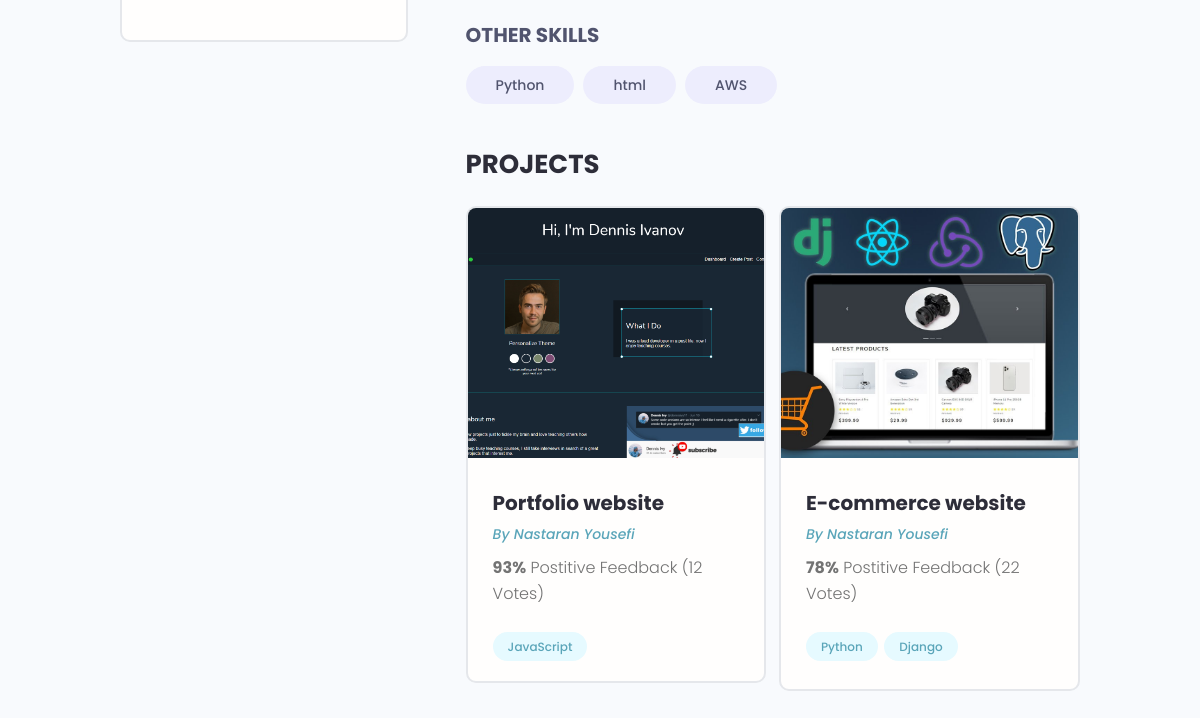
The page /profile/dc02f5b6-4700-404a-b254-b7c55266c4cd/ (lower part) on the database as committed earlier.
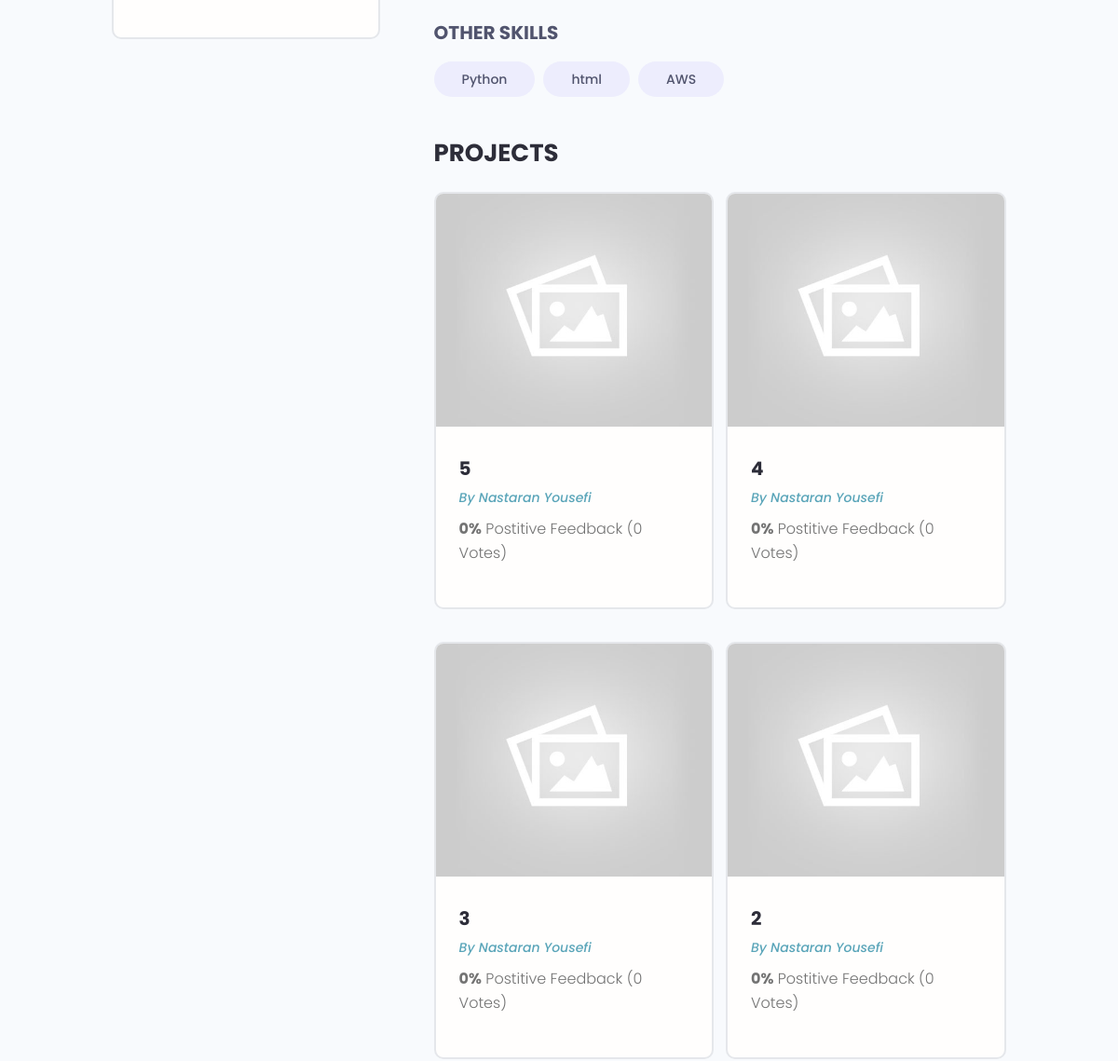
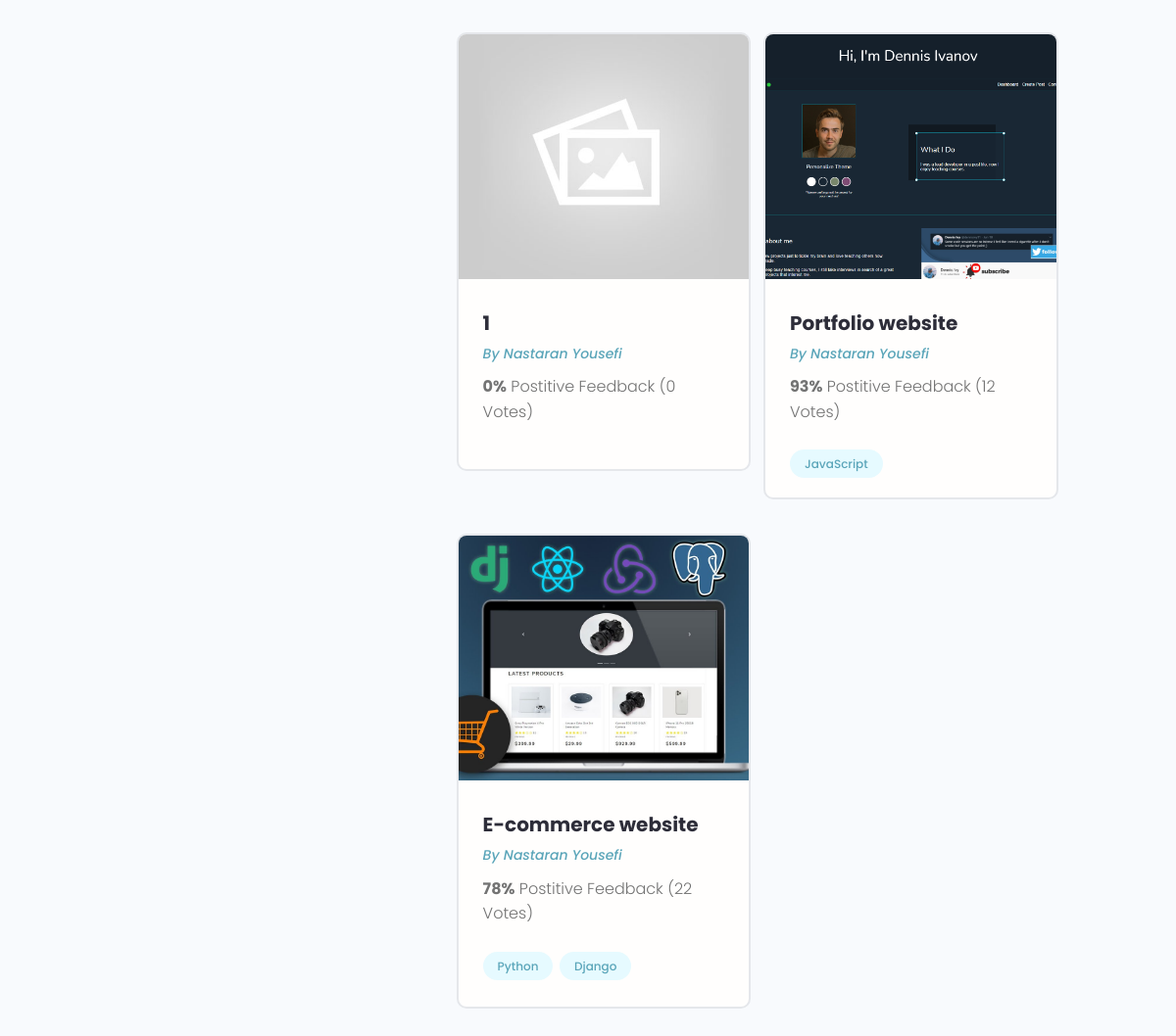
The same page on the database as committed later (2 pictures, top to bottom).
### users/models.py (models this page shows, shortened)
class Skill(models.Model):
    owner = models.ForeignKey(Profile, on_delete=models.CASCADE)
    name = models.CharField(max_length=200, blank=True, null=True)
    description = models.TextField(null=True, blank=True)
    created = models.DateTimeField(auto_now_add=True)
    id = models.UUIDField(default=uuid.uuid4, unique=True, editable=False, primary_key=True)

class Profile(models.Model):
    user = models.OneToOneField(User, on_delete=models.CASCADE, null=True, blank=True)
    name = models.CharField(max_length=250, null=True, blank=True)
    username = models.CharField(max_length=250, null=True, blank=True)
    email = models.EmailField(max_length=500, blank=True, null=True)
    short_intro = models.CharField(max_length=200, blank=True, null=True)
    bio = models.TextField(blank=True, null=True)
    location = models.CharField(max_length=200, blank=True, null=True)
    profile_image = models.ImageField(blank=True, null=True, upload_to='profiles/',
                         default='profiles/user-default.png')
    social_github = models.CharField(max_length=500, blank=True, null=True)
    social_linkedin = models.CharField(max_length=500, blank=True, null=True)
    social_website = models.CharField(max_length=500, blank=True, null=True)
    social_twitter = models.CharField(max_length=500, blank=True, null=True)
    created = models.DateTimeField(auto_now_add=True)
    id = models.UUIDField(default=uuid.uuid4, unique=True, editable=False, primary_key=True)

### projects/models.py (models this page shows, shortened)
class Project(models.Model):
    owner = models.ForeignKey(Profile, on_delete=models.SET_NULL, null=True, blank=True)
    title = models.CharField(max_length=200)
    description = models.TextField(null=True, blank=True)
    featured_image = models.ImageField(null=True, blank=True, default='project_cover/default.jpg', upload_to='project_cover/')
    demo_link = models.CharField(max_length=2000, null=True, blank=True)
    source_code = models.CharField(max_length=2000, null=True, blank=True)
    tags = models.ManyToManyField('Tag', blank=True)
    vote_total = models.IntegerField(default=0, null=True, blank=True)
    vote_ratio = models.IntegerField(default=0, null=True, blank=True)
    created = models.DateTimeField(auto_now_add=True)
    id = models.UUIDField(default=uuid.uuid4, unique=True, editable=False, primary_key=True)
    class Meta:
        ordering = ['-created']

class Tag(models.Model):
    name = models.CharField(max_length=100)
    created = models.DateTimeField(auto_now_add=True)
    id = models.UUIDField(default=uuid.uuid4, unique=True, editable=False, primary_key=True)
    def __str__(self):
        return self.name

### users/views.py (the view)
# urls.py: path('profile/<str:pk>/', views.user_profile, name='user-profile'),
def user_profile(request, pk):
    profile = get_object_or_404(Profile, pk=pk)
    top_skills = profile.skill_set.exclude(description__exact="")
    other_skills = profile.skill_set.filter(description="")
    projects = Project.objects.filter(owner=profile)
    context = {
        'profile' : profile,
        'top_skills' : top_skills,
        'other_skills' : other_skills,
        'projects' : projects,
    }
    return render(request, 'users/user-profile.html', context)

### users/templates/users/user-profile.html (shortened to what this page needs)
{% extends 'main.html' %}
{% block content %}
<main class="profile my-md">
    <div class="container">
      <div class="layout">
        <div class="column column--1of3">
          <div class="card text-center">
            <div class="card__body dev">
            </div>
          </div>
        </div>
        <div class="column column--2of3">
          <div class="devInfo">
            <div class="devInfo__skills">
              <h3 class="devInfo__subtitle">Other Skills</h3>
              <div class="devInfo__otherSkills">
                  {% for skill in other_skills %}
                    <span class="tag tag--pill tag--sub tag--lg">
                      <small>{{ skill.name }}</small>
                    </span>
                  {% endfor %}
              </div>
            </div>
          </div>
          <div class="devInfo">
            <h3 class="devInfo__title">Projects</h3>
            <div class="grid grid--two">
                {% for project in projects %}
                  <div class="column">
                    <div class="card project">
                      <a href="{% url 'project' project.pk %}" class="project">
                        <img class="project__thumbnail" src="{{ project.featured_image.url }}" alt="project thumbnail" />
                        <div class="card__body">
                          <h3 class="project__title">{{ project.title}}</h3>
                          <p><a class="project__author" href="{% url 'user-profile' profile.pk %}">By {{ project.owner.name|title}}</a></p>
                          <p class="project--rating">
                            <span style="font-weight: bold;">{{ project.vote_ratio }}%</span> Postitive
                            Feedback ({{ project.vote_total }} Vote{{ project.vote_total|pluralize:'s' }})
                          </p>
                          <div class="project__tags">
                              {% for tag in project.tags.all %}
                                <span class="tag tag--pill tag--main">
                                  <small>{{ tag }}</small>
                                </span>
                                {% endfor %}
                          </div>
                        </div>
                      </a>
                    </div>
                  </div>
                {% endfor %}
            </div>
          </div>
        </div>
      </div>
    </div>
  </main>
{% endblock %}

### templates/main.html (shortened to what this page needs)
<!doctype html>
{% load static %}
<html lang="en">
<head>
  <link rel="stylesheet" href="https://cdn.iconmonstr.com/1.3.0/css/iconmonstr-iconic-font.min.css" />
  <link rel="stylesheet" href="{% static 'uikit/styles/uikit.css' %}" />
  <link rel="stylesheet" href="{% static 'styles/app.css' %}" />
</head>
<body>
{% block content %}
{% endblock %}
</body>
</html>

### templates/navbar.html (shortened to what this page needs)
{% load static %}

### static/styles/app.css (style rules this page uses)
:root { --color-sub: #2d2d39; }
.card { border: 2px solid var(--color-light); }
img { width: 100%; }
.profile .card > .dev { padding: 4rem; }
.devInfo { margin-bottom: 3rem; }
.devInfo__title, .devInfo__subtitle { font-size: 2.6rem; color: var(--color-sub); text-transform: uppercase; font-weight: 700; margin-bottom: 1.5rem; }
.devInfo__subtitle { font-size: 2rem; color: var(--color-sub-light); }
.project__author { font-size: 1.4rem; font-style: italic; }
.project--rating { margin-bottom: 1.6em; margin-top: .5em; }
.project__thumbnail { height: 25rem; object-fit: cover; object-position: top center; }
.project__title { font-size: 2rem; font-weight: 700; color: var(--color-sub); }

### static/uikit/styles/modules/_variables.css (style rules this page uses)
:root { --color-main: #5aa5b9; --color-main-light: #e6faff; --color-sub: #3f4156; --color-sub-light: #51546e; --color-sub-lighter: #ededfd; --color-text: #737373; --color-gray: #8b8b8b; --color-light: #e5e7eb; --color-light-gray: #767676; --color-bg: #f8fafd; --color-white: #fffefd; --color-white-light: #f3f3f3; --color-success: #359e64; --color-success-bg: #def8e8; --color-error: #fc4b0b; --color-error-bg: #fff2ee; --font-base: 'Poppins', arial, helvetica, 'Segoe UI', roboto, ubuntu, sans-serif; --font-monospace: 'Fira Code', 'Courier New', courier, monospace; --font-regular: 300; --font-medium: 500; --font-bold: 700; --generic-shadow: 1px 1px 5px #00000010; --generic-transition: all 0.3s ease-in-out; }

### static/uikit/styles/modules/_base.css (style rules this page uses)
* { margin: 0; padding: 0; box-sizing: border-box; text-rendering: optimizeLegibility; color: inherit; font-size: inherit; }
html { font-size: 50%; }
@media only screen and (min-width: 480px) { html { font-size: 56.25%; } }
@media only screen and (min-width: 1200px) { html { font-size: 62.5%; } }
body { line-height: 1.6; font-weight: 400; font-size: 1.5rem; color: var(--color-text); background-color: var(--color-bg); min-height: 100vh; }

### static/uikit/styles/modules/_typography.css (style rules this page uses)
* { font-family: var(--font-base); }
h3 { font-size: 3.2rem; font-weight: var(--font-medium); }
p, span, strong { font-size: 1.6rem; color: var(--color-text); font-weight: var(--font-regular); }
a { padding-bottom: 2px; text-decoration: none; display: inline-block; color: var(--color-main); font-weight: var(--font-medium); }

### static/uikit/styles/modules/_utilities.css (style rules this page uses)
.container { width: 92%; max-width: 165rem; margin: 0 auto; box-sizing: border-box; }
@media screen and (min-width: 1000px) { .container { width: 90%; } }
@media screen and (min-width: 1200px) { .container { width: 80%; } }
.text-center { text-align: center; }
.my-md { margin: 3rem auto; }

### static/uikit/styles/modules/_card.css (style rules this page uses)
.card { border-radius: 1rem; background-color: var(--color-white); border: 1.5px solid var(--color-light); width: auto; height: auto; margin-top: 0.5rem; margin-bottom: 0.5rem; overflow: hidden; }
.card__body, .card__header { padding: 2rem 2.5rem; }

### static/uikit/styles/modules/_tag.css (style rules this page uses)
.tag { display: inline-flex; align-items: center; background-color: var(--color-sub); height: -webkit-fit-content; height: -moz-fit-content; height: fit-content; width: -webkit-fit-content; width: -moz-fit-content; width: fit-content; border-radius: 0.5rem; padding: 0.5rem 1.5rem; font-size: 1.2rem; cursor: pointer; }
.tag:not(:last-child) { margin-right: 0.25rem; margin-bottom: 0.75rem; }
.tag > small { color: var(--color-white); }
.tag--pill { border-radius: 5rem; }
.tag--main, .tag--main > small { background: var(--color-main-light); color: var(--color-main); font-weight: 500; }
.tag--sub, .tag--sub > small { background: var(--color-sub-lighter); color: var(--color-sub-light); font-weight: 500; }
.tag--lg { padding: 0.8rem 3rem; font-size: 1.4rem; }
.tag--lg:not(:last-child) { margin-right: 0.5rem; margin-bottom: 1rem; }

### static/uikit/styles/modules/_grid.css (style rules this page uses)
.grid { display: flex; flex-wrap: wrap; justify-content: flex-start; align-items: stretch; }
.grid > .column { min-width: 28rem; margin-bottom: 2.5rem; }
.grid--two > .column { flex-basis: 100%; }
@media screen and (min-width: 800px) { .grid--two { margin-right: -2%; } }
@media screen and (min-width: 800px) { .grid--two > .column { margin-right: 2%; } }
@media screen and (min-width: 800px) { .grid--two > .column { flex-basis: 48%; } }

### static/uikit/styles/modules/_layout.css (style rules this page uses)
.layout { display: flex; flex-flow: row wrap; justify-content: space-between; }
.layout > .column { margin-bottom: 3rem; }
.layout > .column.column--1of3 { flex-basis: 30%; }
.layout > .column.column--2of3 { flex-basis: 64%; }

Rows that differ between the two databases and show on the page:
added Project: featured_image (placeholder picture), title "5", owner.name "Nastaran Yousefi", vote_ratio "0", vote_total "0"
added Project: featured_image (placeholder picture), title "4", owner.name "Nastaran Yousefi", vote_ratio "0", vote_total "0"
added Project: featured_image (placeholder picture), title "3", owner.name "Nastaran Yousefi", vote_ratio "0", vote_total "0"
added Project: featured_image (placeholder picture), title "2", owner.name "Nastaran Yousefi", vote_ratio "0", vote_total "0"
added Project: featured_image (placeholder picture), title "1", owner.name "Nastaran Yousefi", vote_ratio "0", vote_total "0"
